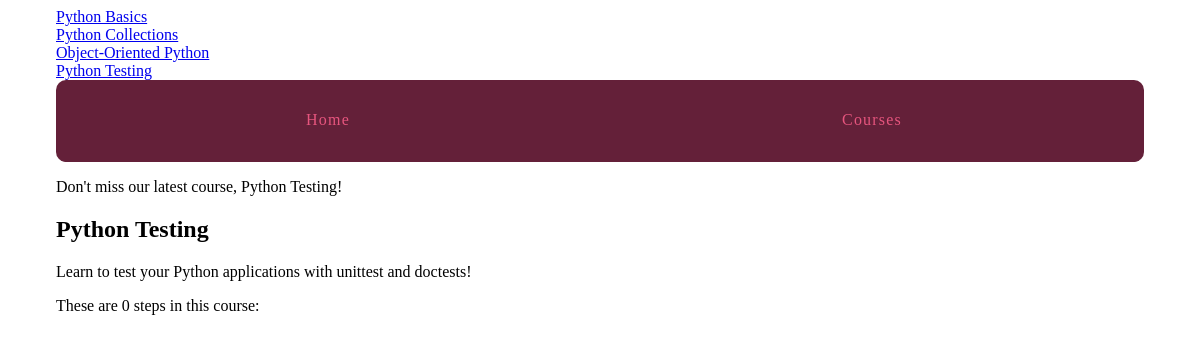
The app's page /courses/4/, older data.
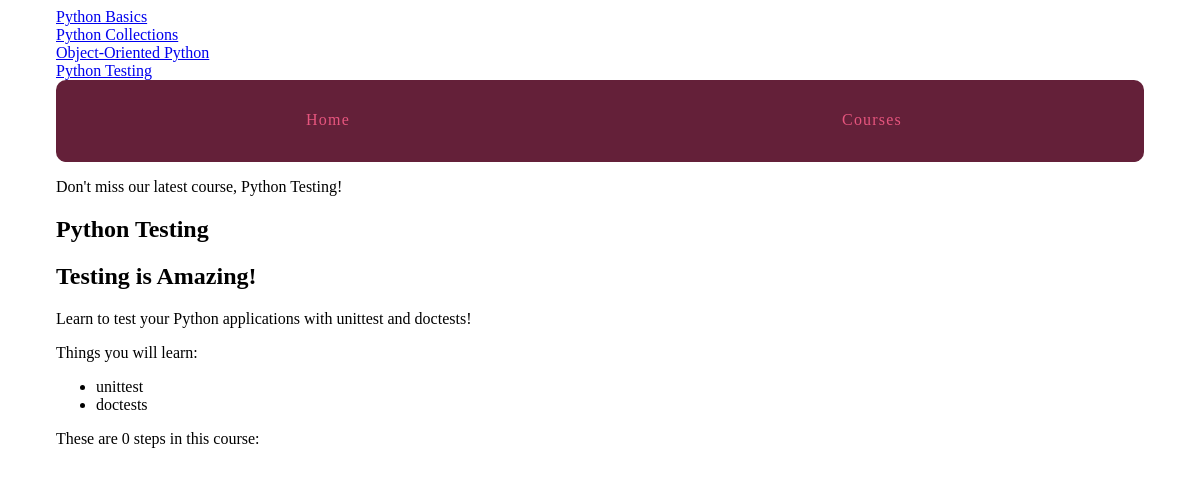
The same page, newer data.
### courses/models.py (models this page shows)
class Course(models.Model):
    created_at = models.DateTimeField(auto_now_add=True)
    title = models.CharField(max_length=255)
    description = models.TextField()
    def __str__(self):
        return self.title

### courses/views.py (the view)
# urls.py: url(r'(?P<pk>\d+)/$', views.course_detail, name='detail'),
def course_detail(request, pk):
    course = get_object_or_404(Course, pk=pk)
    return render(request, 'courses/course_detail.html', {'course': course })

### courses/templatetags/course_extras.py (called while the page is built)
@register.simple_tag
def newest_course():
    return Course.objects.latest('created_at')

@register.inclusion_tag('courses/course_nav.html')
def nav_courses_list():
    courses = Course.objects.all()
    return {'courses': courses}

@register.filter('markdown_to_html')
def markdown_to_html(markdown_text):
    html_body = markdown2.markdown(markdown_text)
    return mark_safe(html_body)

### courses/templates/courses/course_detail.html (shortened to what this page needs)
{% extends "layout.html" %}
{% load humanize course_extras %}
{% block content %}
    <article>
        <h2>{{ course.title }}</h2>
        {{ course.description|markdown_to_html }}
        <p>These are {{ course.step_set.count | apnumber }} step{{ course.step_set.count | pluralize }} in this course: {{ course.step_set.all | join:", "}}</p>
    </article>
{% endblock %}

### templates/layout.html (shortened to what this page needs)
{% load static %}
{% load course_extras %}
<!doctype html>
<html>
    <head>
        <link rel="stylesheet" href="{% static 'layout.css' %}" type="text/css">
    </head>
    <body>
        <div class="site-container">
            <div>{% nav_courses_list %}</div>
                <nav>
                    <a href="{% url 'hello_world' %}">Home</a>
                    <a href="{% url 'courses:list' %}">Courses</a>
                </nav>
                <p>Don't miss our latest course, {% newest_course %}!</p>
            {% block content %}{% endblock %}
        </div>
    </body>
</html>

### courses/templates/courses/course_nav.html
{% for course in courses %}
<div>
    <a href="{% url 'courses:detail' pk=course.pk %}">
    {{ course.title }}
    </a>
</div>
{% endfor %}

### static/layout.css (style rules this page uses)
html { box-sizing: border-box; }
*, *::after, *::before { box-sizing: inherit; }
.site-container { max-width: 68em; margin-left: auto; margin-right: auto; }
.site-container::after { clear: both; content: ""; display: table; }
.site-container nav { width: 100%; display: table; width: 100%; table-layout: fixed; border-bottom-left-radius: 10px; border-bottom-right-radius: 10px; border-top-left-radius: 10px; border-top-right-radius: 10px; border-bottom-left-radius: 10px; border-top-left-radius: 10px; border-bottom-right-radius: 10px; border-top-right-radius: 10px; background-color: #642039; margin-bottom: 1em; overflow: hidden; }
.site-container nav a { display: table-cell; width: 8.33333%; padding: 10px; border-bottom: 2px solid #642039; color: #e6557e; letter-spacing: 0.075em; line-height: 60px; text-align: center; text-decoration: none; }

Row changes from the older to the newer data that the page shows:
changed Course "Python Testing": description "Learn to test your Python applications with unittest and doctests!" → "Testing is Amazing! Learn to test your Python applications with unittest and doctests! Things you will learn: unittest doctests"
